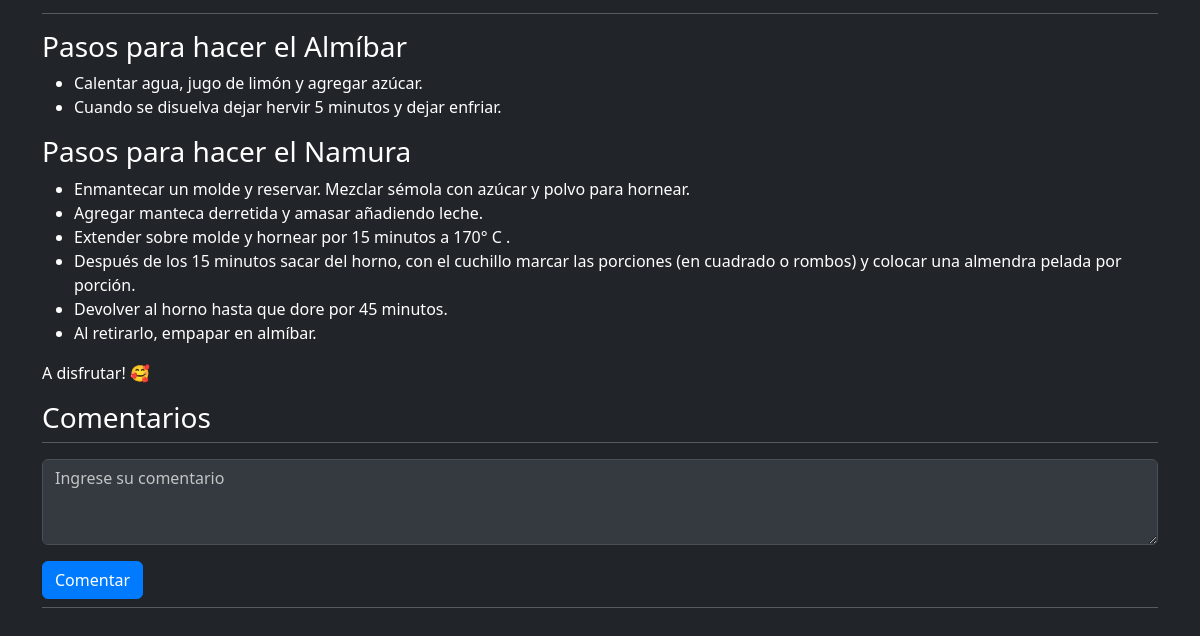
Page /post/receta-namura (lower part) on the earlier database version.
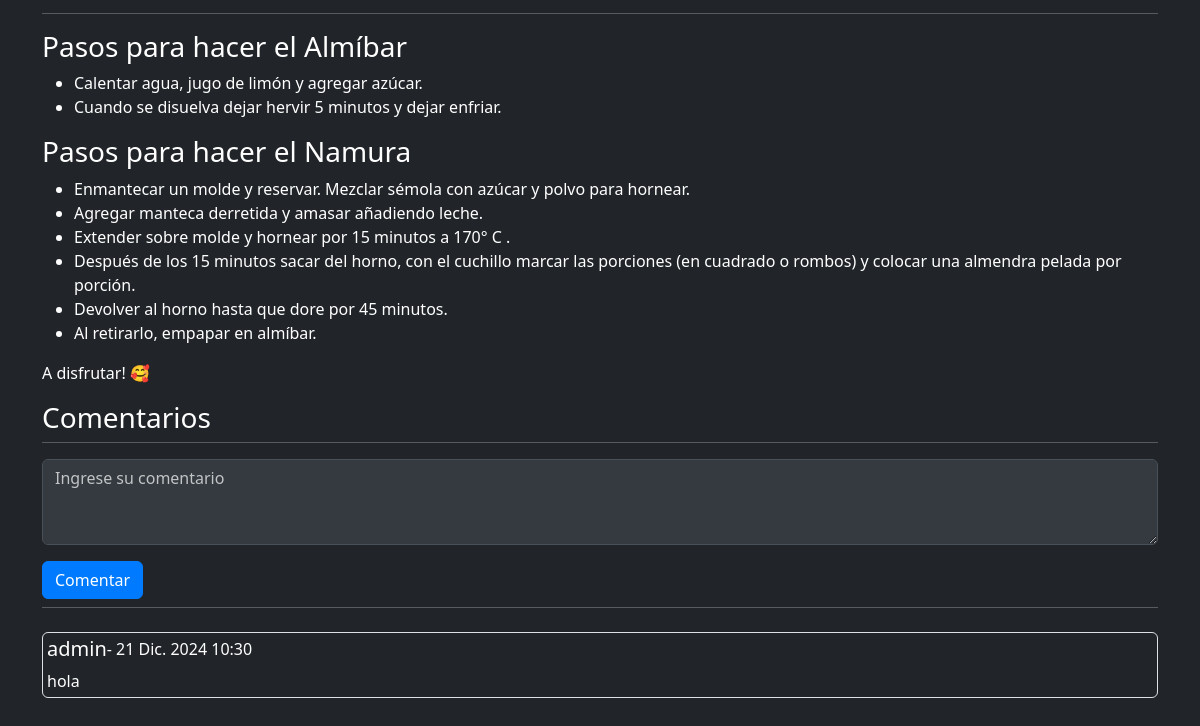
Same page on the later database version.
### blogs/models.py (models this page shows, shortened)
class Comment(models.Model):
    content = models.TextField(max_length=1000, help_text='Ingrese un comentario')
    author = models.ForeignKey(settings.AUTH_USER_MODEL, on_delete=models.SET_NULL, null=True)
    post_date = models.DateTimeField(auto_now_add=True)
    post = models.ForeignKey(Post, on_delete=models.CASCADE)
    class Meta:
        ordering = ['-post_date']

### users/models.py (models this page shows)
class User(AbstractUser):
	def __str__(self):
		return f'{self.last_name}, {self.first_name}'

### blogs/views.py (the view, shortened to what this page needs)
# urls.py: path('post/<slug:slug>', views.PostView.as_view(), name='post'),
class PostView(View):
    def get(self, request, *args, **kwargs):
        view = PostDetailView.as_view()
        return view(request, *args, **kwargs)

### blogs/forms.py
class PostCommentForm(forms.ModelForm):
    content = forms.CharField(
        label='',  # Deja la etiqueta vacía
        widget=forms.Textarea(attrs={
            'placeholder': 'Ingrese su comentario',
            'class': 'form-control mb-3',
            'rows': 3,
        })
    )
    class Meta:
        model = Comment
        fields = ['content']

### blogs/context_processors.py (called while the page is built)
def categories_processor(request):
  categories = Category.objects.all()
  return {
    'categories': categories
  }

### blogs/templatetags/markdown_extras.py (called while the page is built)
@register.filter()
@stringfilter
def markdown(value):
  return md.markdown(value, extensions=[
      'markdown.extensions.fenced_code',
      'markdown.extensions.toc'
  ])

### blogs/views.py (called while the page is built)
    def get_context_data(self, **kwargs):
        context = super().get_context_data(**kwargs)
        context['form'] = PostCommentForm()
        return context

### blogs/templates/blogs/post_detail.html (shortened to what this page needs)
{% extends 'base.html' %} {% load markdown_extras %} {% load crispy_forms_tags
%} {% block content %}
<div class="container-xxl bd-gutter mt-3 my-md-4 bd-layout bg-dark text-light">
  <main class="container">
    <div class="row g-5">
      <div class="col-md-12">
        <p>{{ post.content | markdown | safe }}</p>
        <h3 id="comments-section">Comentarios</h3>
        <hr class="d-none d-md-block my-2 mb-3 mt-2" />
        <form method="post">
          {% csrf_token %} {{ form }}
          <button class="btn btn-primary" type="submit">Comentar</button>
        </form>
        <hr class="d-none d-md-block my-2 mb-3 mt-2" />
        {% for comment in post.comment_set.all %}
        <div
          class="mt-4 mb-2 border border-opacity-10 rounded p-1 bg-dark text-light"
        >
          <div class="row">
            <div class="col-8 d-flex">
              <h5>{{ comment.author.username }}</h5>
              <span>- {{ comment.post_date }}</span>
            </div>
            <div class="col-4 text-end"></div>
          </div>
          {{ comment.content }}
        </div>
        {% endfor %}
      </div>
    </div>
  </main>
</div>
{% endblock content %}

Differences in the rows shown:
added Comment: author.username "admin", post_date "21 Dic. 2024 10:30", content "hola"
